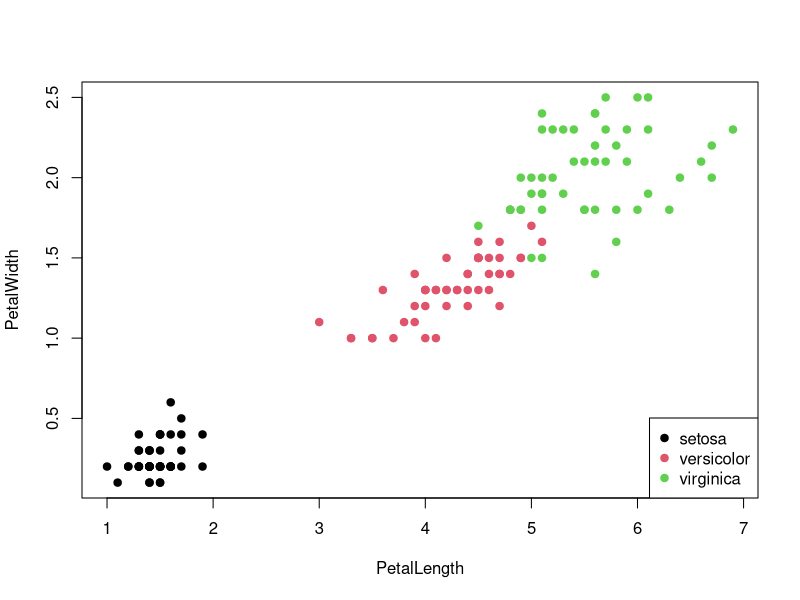
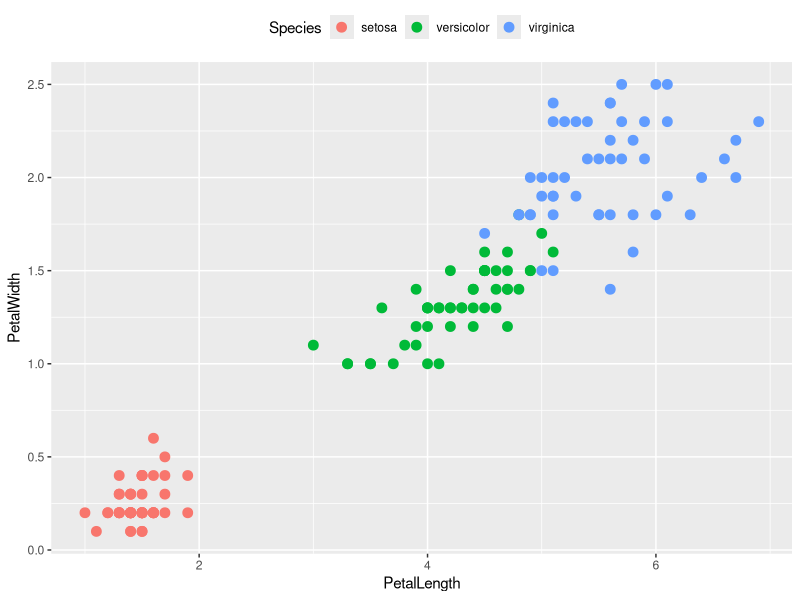

These figures' R source, in order:
## ---- chunk 1
case <- iris[,3:5]
colnames(case) = gsub('\\.', '', colnames(case)) # '.' cause reference problem in JS
case$Name <- paste('N', round(runif(nrow(case)),3)*1000, sep='')
head(case)
## ---- chunk 2
plot(case[,1:2], col=c(1:3)[case$Species], pch=19)
legend('bottomright', levels(case$Species), col=c(1:3), pch=19)
## ---- chunk 3
library(ggplot2)
AES <- aes(x=PetalLength, y=PetalWidth, group=Species, color=Species)
ggplot(case, AES) + 
    geom_point(size=3) + 
    theme(legend.position='top')
